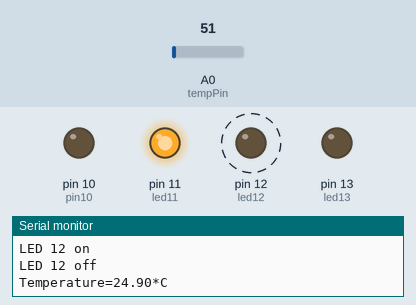
A sketch run on a simulated Arduino Uno, built with avr-gcc and run on an emulated ATmega328P. On the bench: output pins drawn as LEDs (lit = HIGH), the last lines printed to the serial monitor. Dashed ring = blinking. The inputs (shaded band) are chosen by the test bench; at power-on: A0 (tempPin) = 51.

Above: at 2.8 s.
2.9 s: A0 (tempPin) set to 57
6.4 s: A0 (tempPin) set to 68
At 12.0 s:
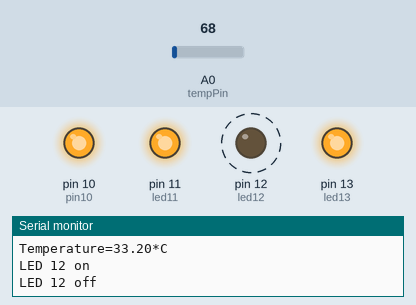
Timing chart, 0 to 18.4 s (numbered marks = the images above; inputs shaded):
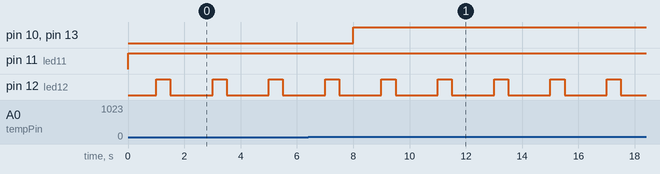

The sketch:

sketch_apr18a.ino
```cpp
#include <SoftwareSerial.h>
int pin10=10,led11=11,led12=12,led13=13,tempPin=0;
float temp;

void setup() {
  // put your setup code here, to run once:
  Serial.begin(9600);
  pinMode(pin10,OUTPUT);
  pinMode(led11,OUTPUT);
  pinMode(led12,OUTPUT);
  pinMode(led13,OUTPUT);

}

void loop() {
  // put your main code here, to run repeatedly:
temp = analogRead(tempPin);
temp = temp *0.48828125;
if(temp<30){
  digitalWrite(led11,HIGH);
  }else{
    digitalWrite(led13,HIGH);
    digitalWrite(pin10,HIGH);
    if(led11==HIGH){
      digitalWrite(led11,LOW);
      }
    }
Serial.print("Temperature=");
Serial.print(temp);
Serial.println("*C");
delay(1000);
//digitalWrite(led11,HIGH);
//Serial.println("LED 11 on");
//delay(500);
//digitalWrite(led11,LOW);
//Serial.println("LED 11 off");
//delay(500);
digitalWrite(led12,HIGH);
Serial.println("LED 12 on");
delay(500);
digitalWrite(led12,LOW);
Serial.println("LED 12 off");
delay(500);
//digitalWrite(led13,HIGH);
//digitalWrite(pin10,HIGH);
//Serial.println("LED 13 on");
//delay(500);
//digitalWrite(led13,LOW);
//digitalWrite(pin10,LOW);
//Serial.println("LED 13 off");
//delay(500);
}
```

Measured:
- the behaviour switches between 61 and 62 on A0 (tempPin) (found by bisection; images 0 and 1)
- after the input at 6.4 s, pin 10 (pin10), pin 13 (led13): LOW → HIGH after 1.6 s
- by itself, pin 12 (led12): alternates HIGH for 0.50 s and LOW for 1.5 s
